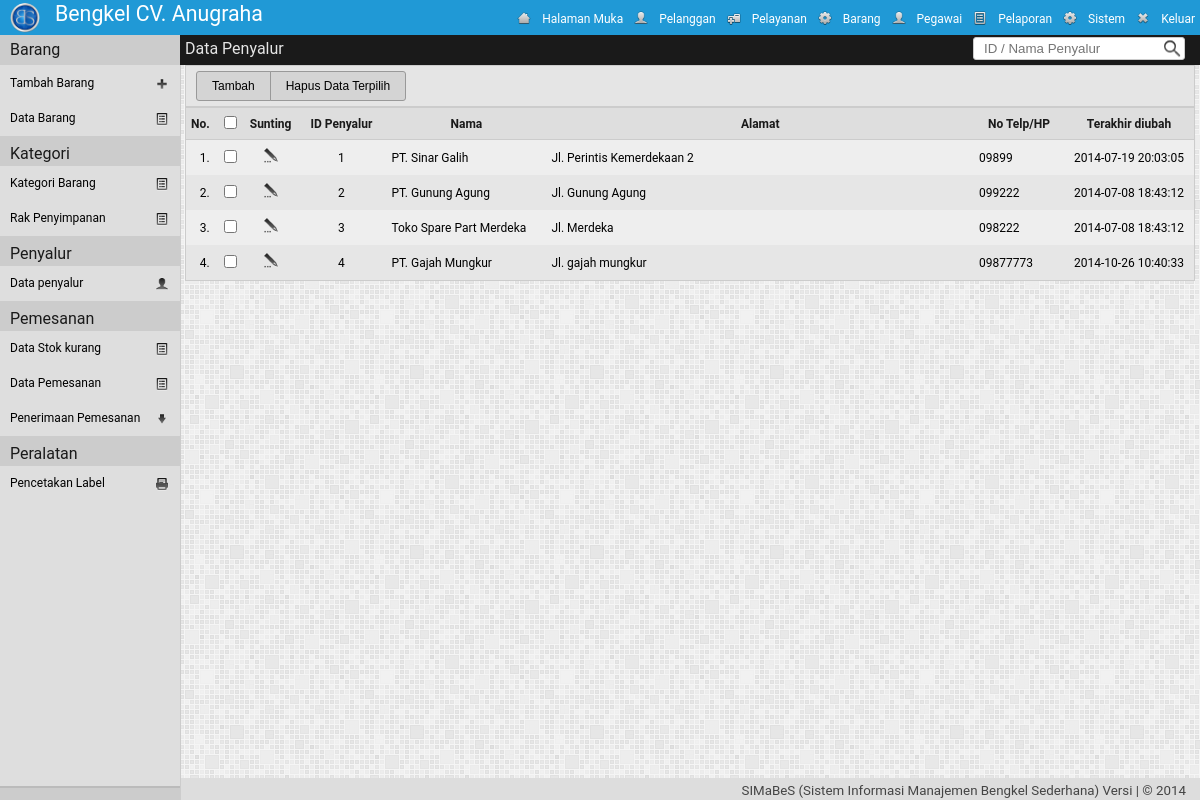
/adm/?mod=barang&h=penyalur (signed in), run on the app's committed database.
### tables this page shows
CREATE TABLE IF NOT EXISTS `pengaturan` (
`id` int(1) NOT NULL,
  `nm_bengkel` varchar(30) NOT NULL,
  `telp1` varchar(30) NOT NULL,
  `telp2` varchar(30) NOT NULL,
  `almt_bengkel` text NOT NULL,
  `logo_bengkel` text NOT NULL,
  `tentang_bengkel` text NOT NULL
);

CREATE TABLE IF NOT EXISTS `akses_pengguna` (
  `kel_id` int(2) NOT NULL,
  `id_menu` int(2) NOT NULL,
  `r` enum('0','1') NOT NULL
);

CREATE TABLE IF NOT EXISTS `menu` (
  `id_menu` int(2) NOT NULL,
  `nm_menu` varchar(20) NOT NULL,
  `class` varchar(10) NOT NULL,
  `links` text NOT NULL,
  `icon` text NOT NULL,
  `value` text NOT NULL
);

CREATE TABLE IF NOT EXISTS `sup_data` (
`id_sup` int(8) NOT NULL,
  `nm_sup` varchar(30) NOT NULL,
  `almt_sup` text NOT NULL,
  `telp_sup` varchar(13) NOT NULL,
  `wkt_ubah` datetime NOT NULL
);

### adm/barang/class.php (called while the page is built, shortened)
<?php
class barang{
	function tampil_penyalur(){
		if(!empty($_GET['cari'])){$qry = "SELECT * FROM sup_data WHERE id_sup='".$_GET['cari']."'OR nm_sup LIKE '%".$_GET['cari']."%' ORDER BY id_sup ASC";}
		else{$qry = "SELECT * FROM sup_data";}
		$run =mysql_query($qry) or die(mysql_error());
		if(mysql_num_rows($run)>0){
		while($row = mysql_fetch_array($run))
			$data[] = $row;
			return $data;
		}
	}
}
?>

### adm/barang/penyalur.php (the view)
<?php
	$lokasi="Data Penyalur";
	$brg = new barang();
	$tampil = $brg->tampil_penyalur();
	echo'
	<div class="konten">
		<div class="lokasi">
			<label>'.$lokasi.'</label>
			<div class="kanan2">
				<form class="form1" action="" method="get" name="fpencarian" id="fpencarian">
					<input name="mod" value="barang"  type="hidden" >
					<input name="h" value="penyalur"  type="hidden" >
					<input name="cari" id="cari" size="20" maxlength="50" class="text-pencarian"
					type="text"  placeholder="ID / Nama Penyalur" title="Pencarian dengan ID / Nama Penyalur"
					value="';if(!empty($_GET['cari'])){echo $_GET['cari'];} echo'">
				</form>
			</div>
		</div>
	<form class="form1" name="form1" method="post" action="?mod='.$_GET['mod'].'&h=aksi" onsubmit="return cek_chk(\'Pilih data yang akan dihapus\')">
		<div class="alat">
			<button class="perbaharui" id="kiri" onclick="window.location=\'?mod='.$_GET['mod'].'&h=penyalur_tambah\'">Tambah</button>
			<input name="br_Penyalur_hapus" value="Hapus Data Terpilih" class="hapus" id="kanan" type="submit">
			<input type="hidden" name="lokasi" value="'.$lokasi.'">
		</div>
	<table class="table" cellpadding="5" cellspacing="0" border="0">
	<tr>
		<th align="right" width="10px">No.</th>
		<th align="center" width="10px"><input type="checkbox" id="semua" name="semua" onclick="checkUncheckAll('.count($tampil).')"></th>
		<th align="center" width="10px">Sunting</th>
		<th align="center" width="80px">ID Penyalur</th>
		<th align="center" width="150px">Nama</th>
		<th align="center" >Alamat</th>
		<th align="center" width="80px">No Telp/HP</td>
		<th align="center" width="120px">Terakhir diubah</th>
	</tr>';
if(count($tampil)>0){
	$baris = 0;
	foreach($tampil as $data){
		$baris++;
		$kolom= ($baris%2 == 1)? "kolom-ganjil" : "kolom-genap";
	echo'
	<tr class="'.$kolom.'">
		<td align="right">'.$baris.'.</td>
		<td align="center"><input name="item[]" id="item'.$baris.'" value="'.$data['id_sup'].'" type="checkbox"></td>
		<td align="center"><a href="?mod='.$_GET['mod'].'&h=penyalur_sunting&id_sup='.$data['id_sup'].'"><img src="../img/sunting.png" height="20px" width="20px"></a></td>
		<td align="center">'.$data['id_sup'].'</td>
		<td>'.$data['nm_sup'].'</td>
		<td>'.$data['almt_sup'].'</td>
		<td align="left">'.$data['telp_sup'].'</td>
		<td align="center">'.$data['wkt_ubah'].'</td>
	</tr>';
	}
}
elseif(count($tampil)==0  && !empty($_GET['cari'])){
	echo "<script type='text/javascript'> toastr.warning('Pencarian [".$_GET['cari']."] tidak ditemukan ! <button class=\'perbaharui\' onclick=\' history.back()\'>OK</button>', 'SIMaBeS');</script>";
	echo "<tr><td colspan='8'>-- Pencarian [".$_GET['cari']."] tidak ditemukan --</td></tr>";
}
else{
	echo "<script type='text/javascript'>toastr.warning('".$lokasi." kosong!', 'SIMaBeS');</script>";
	echo "<tr><td colspan='8'>-- Data Kosong --</td></tr>";
}
	echo'
	</table>
	</form>
	</div>';
?>

### adm/header.php
<?php
	$qpeng=mysql_query("SELECT * FROM pengaturan  LIMIT 1");
	$dpeng=mysql_fetch_object($qpeng);
	$qmenu="select id_menu  from akses_pengguna where  kel_id='".$_SESSION['kel_id']."' AND r='1' ";
	$dmenu=mysql_query($qmenu) or die (mysql_error());
echo'
<!DOCTYPE html PUBLIC "-//W3C//DTD XHTML 1.0 Strict//EN"
	"http://www.w3.org/TR/xhtml1/DTD/xhtml1-strict.dtd">
<html xmlns="http://www.w3.org/1999/xhtml" xml:lang="en" lang="en">
<head>
<title>'.$aplikasi." | ".strtoupper($_GET['mod']).' | Daily Build</title>
		<link rel="shortcut icon" href="../img/icon.ico" />
		<link rel="stylesheet" type="text/css" href="../styler/header.css">
		<link rel="stylesheet" type="text/css" href="../styler/style.css">
		<link rel="stylesheet" type="text/css" href="../styler/jquery-ui.css">
		<link rel="stylesheet" type="text/css" href="../styler/jquery-ui.theme.css">
		<script type="text/javascript" src="../styler/jquery-1.9.1.js"></script>
		<script type="text/javascript" src="../styler/jquery-ui.js"></script>
		<link rel="stylesheet" type="text/css" href="../styler/toastr.css">
		<script type="text/javascript" src="../styler/toastr.js"></script>
		<script type="text/javascript" src="../styler/toastr_option.js"></script>
		<script type="text/javascript" src="../styler/iframe.js"></script>
		<script type="text/javascript" src="../styler/check-uncheck.js"></script>
		<script src="../styler/tab.js" type="text/javascript"></script>
		<link href="../styler/tab.css" rel="stylesheet" type="text/css" />
</head>
<body >
<div class="header" >
	<div class="kiri">
		<a href="../index.php" target="_blank">
		<div class="logo"><img src="'.$dpeng->logo_bengkel.'"></div>
		<div class="namabengkel" >'.$dpeng->nm_bengkel.'</div></a>
	</div>
	<div class="kanan">
		<ul class="header-nav">';
			while ($dpengku2=mysql_fetch_object($dmenu)){
				$myquery="select *  from menu where id_menu='".$dpengku2->id_menu."'";
				$isi=mysql_query($myquery) or die (mysql_error());
				$dpengku=mysql_fetch_object($isi);
				echo "<a href='$dpengku->links' title='$dpengku->nm_menu' ><li class='$dpengku->class'><img class='img' src='$dpengku->icon'>$dpengku->nm_menu</li></a>";
			}
		echo'
		</ul>
	</div>
</div>
';
?>

### styler/header.css (style rules this page uses)
.header { top: 0px; width: 100%; height: 35px; padding: 0px; margin: 0px; color: #ffffff; background: #2099D6; position: fixed; z-index:1000; }
.kiri { float:left; width:auto; vertical-align:middle; }
.logo { float: left; margin: 3px 10px 5px 10px; padding: 0; vertical-align: middle; }
.logo img { width: 30px; height: 30x; border-radius: 20px; }
.namabengkel { float: left; margin: auto; padding: 5px; text-align: left; font-size: 16pt; color:#ffffff; }
.kanan { height:34px; width:auto; float:right; right: 0px; display: inline; }
.header-nav { list-style: none; margin: 0px; padding: 0px; }
.header-nav li { color:#fff; line-height: 18px; text-indent: 0px; }
.header-nav li img { float: left; margin: 0px 10px 0px 0px ; height: 16px; width: 16px; }
.menu, .keluar { padding :10px 5px 7px 5px ; margin:0; float: left; text-align: center; vertical-align: top; }

### styler/style.css (style rules this page uses)
a { text-decoration: none; }
a:link,a:visited { color: #000000; }
body { font-family: Roboto,Open Sans,Sans, Sans Serif, Calibri, Arial; font-size: 12px; margin: 0px; padding: 0px; background: url('../img/bg.png') repeat; line-height: 1.5em; color: #444; height:100%; }
.konten { width: auto; height: auto; margin: 0 0 50px 180px; padding: 30px 5px 0px 5px; vertical-align:middle; font-size: 12px; color:#000; }
table { width: 100%; height: auto; margin: 0px 0px 10px 0px; border:1px solid #ccc; }
.form1 { float:left; margin-bottom:10px; width:100%; }
div.alat { width : auto; padding:5px 0px 5px 10px ; background:#E5E5E5; border:1px solid #ccc; }
.tambah, .simpan, .perbaharui, .batal, .hapus, .cetak, .noPrint, .kembali { font-size:12px; padding-left:15px; padding-right:15px; height:30px; vertical-align:middle; border:1px solid #999999; cursor: pointer; color:#000; background:#D4D4D4; -webkit-transition:all 0.3s ease-in-out; -moz-transition:all 0.3s ease-in-out; -o-transition:all 0.3s ease-in-out; transition:all 0.3s ease-in-out; }
#kiri { border-top-left-radius:3px;border-bottom-left-radius:3px; }
#kanan { border-top-right-radius:3px;border-bottom-right-radius:3px;margin-left:-4px; }
label { margin-left:10px; font-size: 12px; }
th { color: #1a1a1a; background: #dedede; border-bottom: solid 1px #ccc; height:20px; padding:5px; margin:0px; font-size: 12px; }
td { min-height:30px; }
.kolom-ganjil { background:#EEEEEE; }
.kolom-genap { background:#E6E6E6; }
table { background:#eee; }
.text-pencarian { border: 1px solid #ccc; border-radius: 3px; background: url(../img/pencarian.png) no-repeat right ; background-color:#fff; color: #000000; margin:0px; padding: 3px 23px 3px 10px; vertical-align:middle; }
.lokasi { top:35px; left:180px; margin:0px 0px 5px 0px; padding:5px; height:20px; vertical-align:middle; color:#E5E5E5; position:fixed; width:100%; float:right; z-index:999; background: #1A1A1A; }
.lokasi > label { font-size:12pt; margin:0px; }
.kanan2 { width:auto; float:right; top:2px; right: 205px; position: absolute; vertical-align:middle; }

### data on the page
pengaturan: logo_bengkel (picture), nm_bengkel "Bengkel CV. Anugraha"
akses_pengguna: id_menu.icon (picture), id_menu.nm_menu "Halaman Muka"
akses_pengguna: id_menu.icon (picture), id_menu.nm_menu "Pelanggan"
akses_pengguna: id_menu.icon (picture), id_menu.nm_menu "Pelayanan"
akses_pengguna: id_menu.icon (picture), id_menu.nm_menu "Barang"
akses_pengguna: id_menu.icon (picture), id_menu.nm_menu "Pegawai"
akses_pengguna: id_menu.icon (picture), id_menu.nm_menu "Pelaporan"
akses_pengguna: id_menu.icon (picture), id_menu.nm_menu "Sistem"
akses_pengguna: id_menu.icon (picture), id_menu.nm_menu "Keluar"
sup_data: id_sup "1", nm_sup "PT. Sinar Galih", almt_sup "Jl. Perintis Kemerdekaan 2", telp_sup "09899", wkt_ubah "2014-07-19 20:03:05"
sup_data: id_sup "2", nm_sup "PT. Gunung Agung", almt_sup "Jl. Gunung Agung", telp_sup "099222", wkt_ubah "2014-07-08 18:43:12"
sup_data: id_sup "3", nm_sup "Toko Spare Part Merdeka", almt_sup "Jl. Merdeka", telp_sup "098222", wkt_ubah "2014-07-08 18:43:12"
sup_data: id_sup "4", nm_sup "PT. Gajah Mungkur", almt_sup "Jl. gajah mungkur", telp_sup "09877773", wkt_ubah "2014-10-26 10:40:33"

### other printed values
$lokasi "Data Penyalur"
